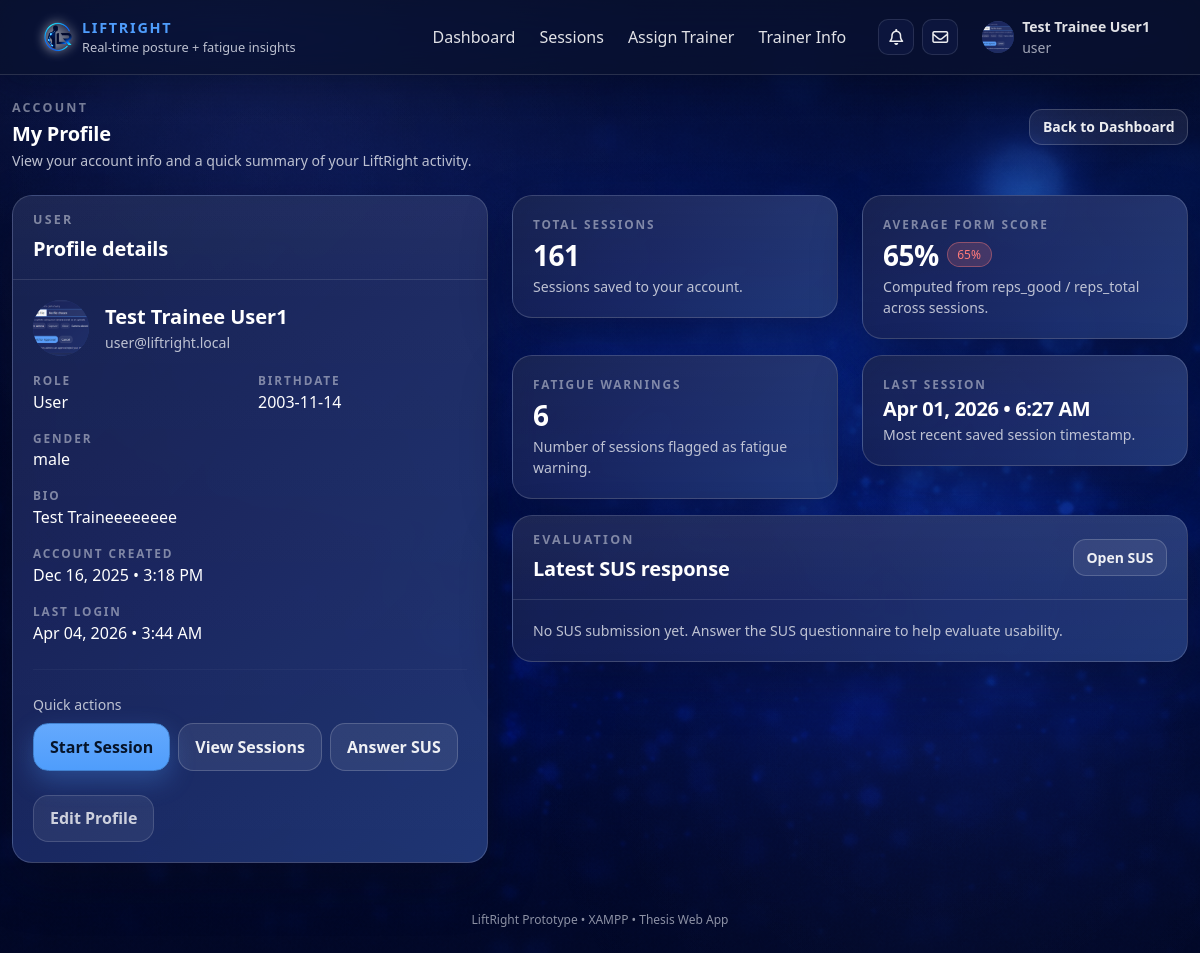
Page /web/trainee/profile.php (signed in) on the earlier database version.
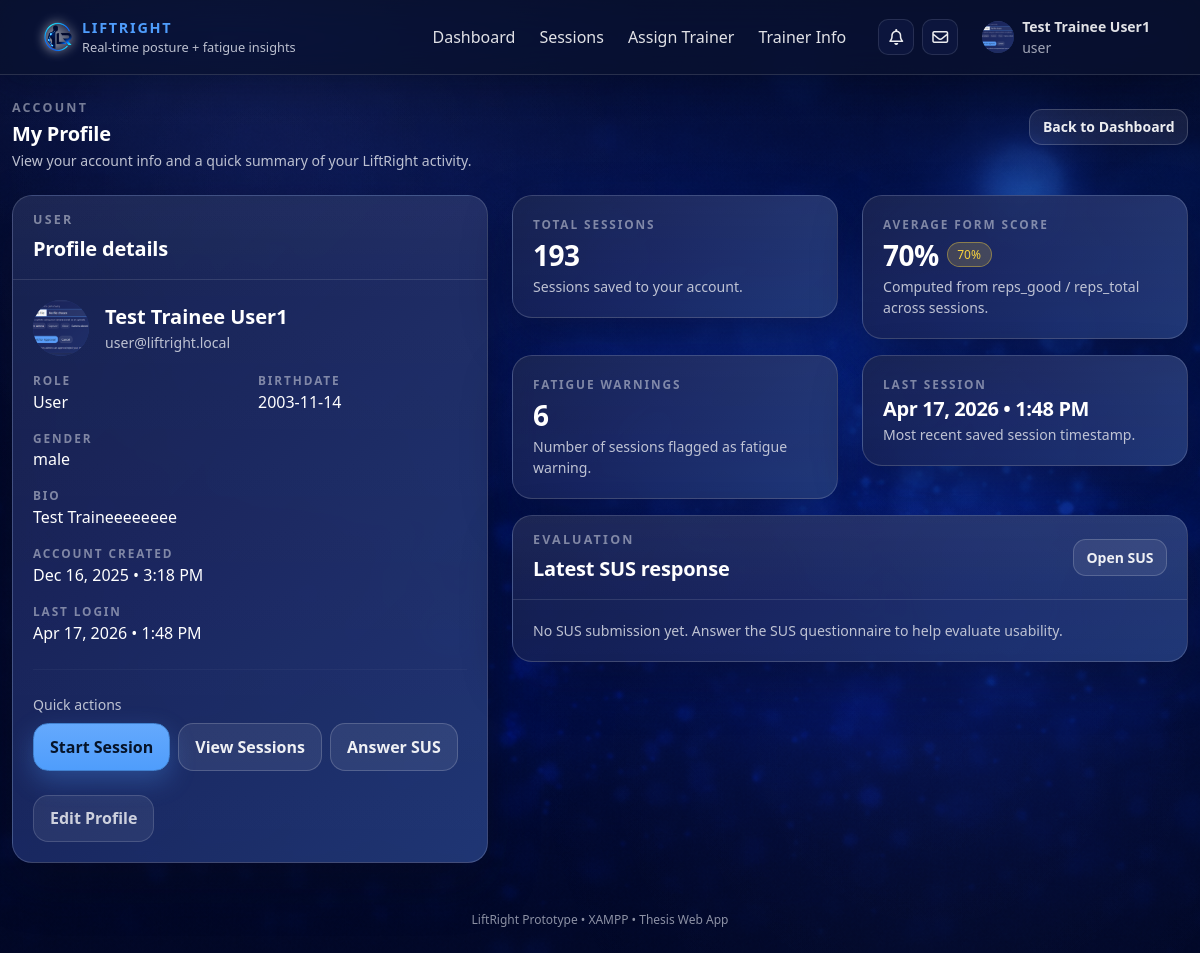
Same page on the later database version.
### tables this page shows
CREATE TABLE `users` (
  `user_id` int NOT NULL,
  `full_name` varchar(120) NOT NULL,
  `email` varchar(190) NOT NULL,
  `password_hash` varchar(255) NOT NULL,
  `role` enum('user','trainer','admin') NOT NULL DEFAULT 'user',
  `age` int DEFAULT NULL,
  `birthdate` date DEFAULT NULL,
  `gender` enum('male','female','other','prefer_not_to_say') DEFAULT NULL,
  `bio` text,
  `profile_photo` varchar(255) DEFAULT NULL,
  `qualification` varchar(190) DEFAULT NULL,
  `years_experience` tinyint UNSIGNED DEFAULT NULL,
  `specializations` json DEFAULT NULL,
  `accepting_trainees` tinyint(1) NOT NULL DEFAULT '1',
  `created_at` timestamp NOT NULL DEFAULT CURRENT_TIMESTAMP,
  `last_login` timestamp NULL DEFAULT NULL,
  `trainer_id` int DEFAULT NULL,
  `account_status` enum('pending','approved','rejected','suspended') NOT NULL DEFAULT 'pending',
  `twofa_enabled` tinyint(1) NOT NULL DEFAULT '1',
  `failed_login_attempts` int NOT NULL DEFAULT '0',
  `lock_until` datetime DEFAULT NULL,
  `last_failed_login` timestamp NULL DEFAULT NULL,
  `email_verified_at` datetime DEFAULT NULL,
  `theme` varchar(30) NOT NULL DEFAULT 'default'
);

### web/config/config.php (called while the page is built, shortened)
<?php
$BASE_URL = "/liftright/web";
function h(string $s): string {
  return htmlspecialchars($s, ENT_QUOTES, 'UTF-8');
}

### web/trainee/profile.php (the view, shortened to what the changed rows need)
<?php
require_once __DIR__ . '/../config/config.php';
$user_id = (int)($_SESSION['user_id'] ?? 0);
$stmt = $mysqli->prepare("
  SELECT user_id, full_name, email, role,
         birthdate, gender, bio, profile_photo,
         created_at, last_login
  FROM users
  WHERE user_id = ?
  LIMIT 1
");
$stmt->bind_param("i", $user_id);
$stmt->execute();
$user = $stmt->get_result()->fetch_assoc();
$stmt = $mysqli->prepare("
  SELECT
    COUNT(*) AS total_sessions,
    MAX(created_at) AS last_session_at,
    SUM(CASE WHEN reps_total > 0 THEN reps_good ELSE 0 END) AS sum_good,
    SUM(CASE WHEN reps_total > 0 THEN reps_total ELSE 0 END) AS sum_total,
    SUM(CASE WHEN fatigue_flag = 1 THEN 1 ELSE 0 END) AS fatigue_sessions
  FROM training_logs
  WHERE user_id = ?
");
$stmt->bind_param("i", $user_id);
$stmt->execute();
$stats = $stmt->get_result()->fetch_assoc() ?: [];
$total_sessions   = (int)($stats['total_sessions'] ?? 0);
$last_session_at  = (string)($stats['last_session_at'] ?? '');
$sum_good         = (int)($stats['sum_good'] ?? 0);
$sum_total        = (int)($stats['sum_total'] ?? 0);
$avg_form_pct = ($sum_total > 0) ? (int)round(($sum_good / $sum_total) * 100) : 0;
function badgeForm(int $pct): string {
  if ($pct >= 70) return 'lr-badge lr-badge-warning';
  return 'lr-badge lr-badge-danger';
}
function fmtDT(?string $dt): string {
  $ts = strtotime($dt);
  return $ts ? date("M d, Y • g:i A", $ts) : $dt;
}
require __DIR__ . '/../includes/head.php';
?>
<body>
<?php require __DIR__ . '/../includes/navbar.php'; ?>
<div class="lr-page-wrapper">
  <div class="container lr-main-container py-4">
    <div class="row mb-4 align-items-center">
      <div class="col-md-8">
        <h1 class="lr-section-heading mb-1">My Profile</h1>
      </div>
    </div>
    <div class="row g-4">
      <div class="col-lg-5">
        <div class="lr-card h-100">
          <div class="lr-card-body">
            <div class="d-flex align-items-center gap-3 mb-3">
              <?php
                $photoSrc = '';
                if (!empty($user['profile_photo'])) {
                  $photoSrc = $BASE_URL . '/' . ltrim((string)$user['profile_photo'], '/');
                }
              ?>
              <div class="avatar-circle" style="width:56px;height:56px;font-size:18px;overflow:hidden;">
                <?php if ($photoSrc): ?>
                  <img src="<?= h($photoSrc) ?>" style="width:100%;height:100%;object-fit:cover;">
                <?php else: ?>
                  <?= h(strtoupper(substr((string)$user['full_name'], 0, 1))) ?>
                <?php endif; ?>
              </div>
              <div>
                <div class="fw-semibold fs-5"><?= h((string)$user['full_name']) ?></div>
                <div class="lr-stat-subtext"><?= h((string)$user['email']) ?></div>
              </div>
            </div>
            <div class="row g-3">
              <div class="col-6">
                <div class="lr-stat-label">Role</div>
                <div class="text-capitalize"><?= h((string)$user['role']) ?></div>
              </div>
              <div class="col-6">
                <div class="lr-stat-label">Birthdate</div>
                <div><?= h((string)($user['birthdate'] ?? '—')) ?></div>
              </div>
              <div class="col-6">
                <div class="lr-stat-label">Gender</div>
                <div><?= h((string)($user['gender'] ?? '—')) ?></div>
              </div>
              <div class="col-12">
                <div class="lr-stat-label">Bio</div>
                <div><?= h((string)($user['bio'] ?? '—')) ?></div>
              </div>
              <div class="col-12">
                <div class="lr-stat-label">Account created</div>
                <div><?= h(fmtDT((string)$user['created_at'])) ?></div>
              </div>
              <div class="col-12">
                <div class="lr-stat-label">Last login</div>
                <div><?= h(fmtDT((string)$user['last_login'])) ?></div>
              </div>
            </div>
          </div>
        </div>
      </div>
      <div class="col-lg-7">
        <div class="row g-4">
          <div class="col-md-6">
            <div class="lr-card">
              <div class="lr-card-body">
                <div class="lr-stat-label">Total sessions</div>
                <div class="lr-stat-value"><?= (int)$total_sessions ?></div>
                <div class="lr-stat-subtext">Sessions saved to your account.</div>
              </div>
            </div>
          </div>
          <div class="col-md-6">
            <div class="lr-card">
              <div class="lr-card-body">
                <div class="d-flex align-items-center gap-2">
                  <div class="lr-stat-value"><?= (int)$avg_form_pct ?>%</div>
                  <span class="<?= h(badgeForm($avg_form_pct)) ?>"><?= (int)$avg_form_pct ?>%</span>
                </div>
              </div>
            </div>
          </div>
          <div class="col-md-6">
            <div class="lr-card">
              <div class="lr-card-body">
                <div class="lr-stat-label">Last session</div>
                <div class="lr-stat-value" style="font-size: 1.25rem;">
                  <?= h(fmtDT($last_session_at ?: null)) ?>
                </div>
                <div class="lr-stat-subtext">Most recent saved session timestamp.</div>
              </div>
            </div>
          </div>
        </div>
      </div>
    </div>
  </div>
</div>
<?php require __DIR__ . '/../includes/footer.php'; ?>

### web/includes/navbar.php (shortened to what the changed rows need)
<?php
global $BASE_URL;
global $mysqli;
$role = $_SESSION['role'] ?? null;
$full_name = $_SESSION['full_name'] ?? null;
$user_id = (int)($_SESSION['user_id'] ?? 0);
$profile_photo = null;
if ($user_id > 0 && isset($mysqli) && $mysqli instanceof mysqli) {
  $stmt = $mysqli->prepare("SELECT profile_photo FROM users WHERE user_id = ? LIMIT 1");
  $stmt->bind_param("i", $user_id);
  $stmt->execute();
  $row = $stmt->get_result()->fetch_assoc();
  if ($row && !empty($row['profile_photo'])) {
    $profile_photo = (string)$row['profile_photo'];
  }
}
?>
<nav class="navbar navbar-expand-lg fixed-top liftright-navbar">
  <div class="container">
    <div class="collapse navbar-collapse" id="lrNav">
      <ul class="navbar-nav ms-auto align-items-lg-center gap-lg-2">
        <?php if (!$role): ?>
          <li class="nav-item"><a class="nav-link" href="<?= $BASE_URL ?>/login.php">Login</a></li>
          <li class="nav-item"><a class="btn btn-primary btn-sm" href="<?= $BASE_URL ?>/register.php">Create account</a></li>
        <?php else: ?>
          <li class="nav-item dropdown ms-lg-2">
            <a class="nav-link d-flex align-items-center gap-2"
               href="#"
               role="button"
               data-bs-toggle="dropdown"
               aria-expanded="false">
              <?php
                $avatarSrc = '';
                if (!empty($profile_photo)) {
                  $avatarSrc = $BASE_URL . '/' . ltrim((string)$profile_photo, '/');
                }
              ?>
              <div class="avatar-circle" style="overflow:hidden; display:flex; align-items:center; justify-content:center;">
                <?php if ($avatarSrc): ?>
                  <img src="<?= h($avatarSrc) ?>" alt="Profile photo"
                      style="width:100%;height:100%;object-fit:cover;display:block;">
                <?php else: ?>
                  <?= h(initials((string)$full_name)) ?>
                <?php endif; ?>
              </div>
            </a>
          </li>
        <?php endif; ?>
      </ul>
    </div>
  </div>
</nav>

Differences in the rows shown:
changed users "Test Trainee User1": last_login "Apr 04, 2026 • 3:44 AM" → "Apr 17, 2026 • 1:48 PM"
Other differences:
$total_sessions: "161" → "193"
$avg_form_pct: "65" → "70"
fmtDT($last_session_at ?: null): "Apr 01, 2026 • 6:27 AM" → "Apr 17, 2026 • 1:48 PM"
